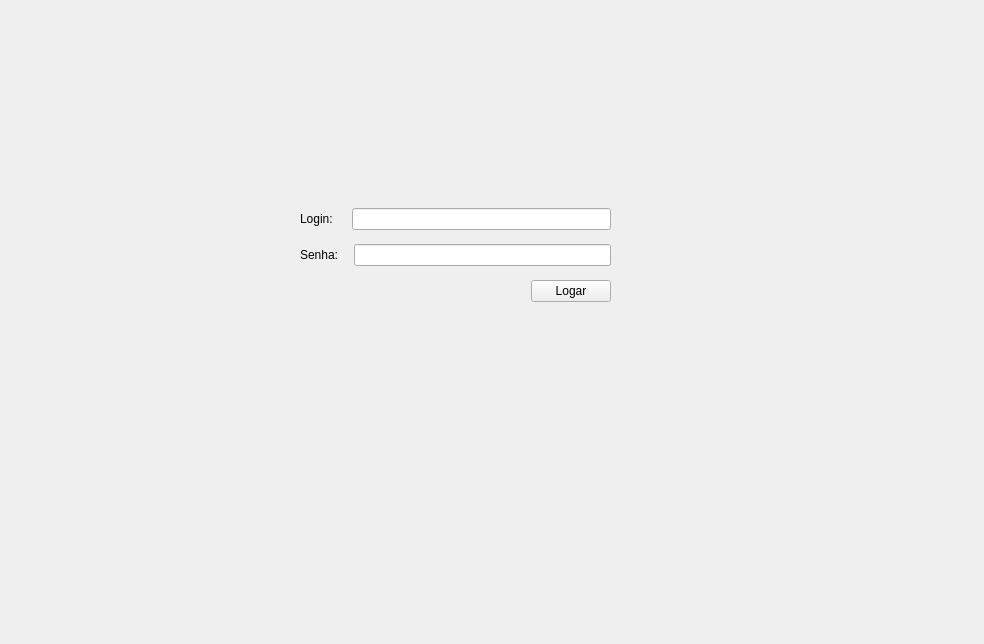
<?xml version="1.0" encoding="UTF-8"?>
<ui version="4.0">
 <class>LoginAndPass</class>
 <widget class="QMainWindow" name="LoginAndPass">
  <property name="enabled">
   <bool>true</bool>
  </property>
  <property name="geometry">
   <rect>
    <x>0</x>
    <y>0</y>
    <width>984</width>
    <height>644</height>
   </rect>
  </property>
  <property name="windowTitle">
   <string>Login</string>
  </property>
  <widget class="QWidget" name="centralwidget">
   <widget class="QWidget" name="layoutWidget">
    <property name="geometry">
     <rect>
      <x>300</x>
      <y>200</y>
      <width>311</width>
      <height>111</height>
     </rect>
    </property>
    <layout class="QVBoxLayout" name="verticalLayout">
     <item>
      <layout class="QHBoxLayout" name="horizontalLayout">
       <item>
        <widget class="QLabel" name="label">
         <property name="text">
          <string>Login:    </string>
         </property>
        </widget>
       </item>
       <item>
        <widget class="QLineEdit" name="line_login"/>
       </item>
      </layout>
     </item>
     <item>
      <layout class="QHBoxLayout" name="horizontalLayout_2">
       <item>
        <widget class="QLabel" name="label_2">
         <property name="text">
          <string>Senha:   </string>
         </property>
        </widget>
       </item>
       <item>
        <widget class="QLineEdit" name="line_pass">
         <property name="echoMode">
          <enum>QLineEdit::Password</enum>
         </property>
        </widget>
       </item>
      </layout>
     </item>
     <item>
      <layout class="QHBoxLayout" name="horizontalLayout_3">
       <item>
        <spacer name="horizontalSpacer">
         <property name="orientation">
          <enum>Qt::Horizontal</enum>
         </property>
         <property name="sizeHint" stdset="0">
          <size>
           <width>40</width>
           <height>20</height>
          </size>
         </property>
        </spacer>
       </item>
       <item>
        <widget class="QPushButton" name="pushButton">
         <property name="text">
          <string>Logar</string>
         </property>
        </widget>
       </item>
      </layout>
     </item>
    </layout>
   </widget>
  </widget>
  <widget class="QMenuBar" name="menubar">
   <property name="geometry">
    <rect>
     <x>0</x>
     <y>0</y>
     <width>984</width>
     <height>22</height>
    </rect>
   </property>
  </widget>
 </widget>
 <resources/>
 <connections/>
</ui>
